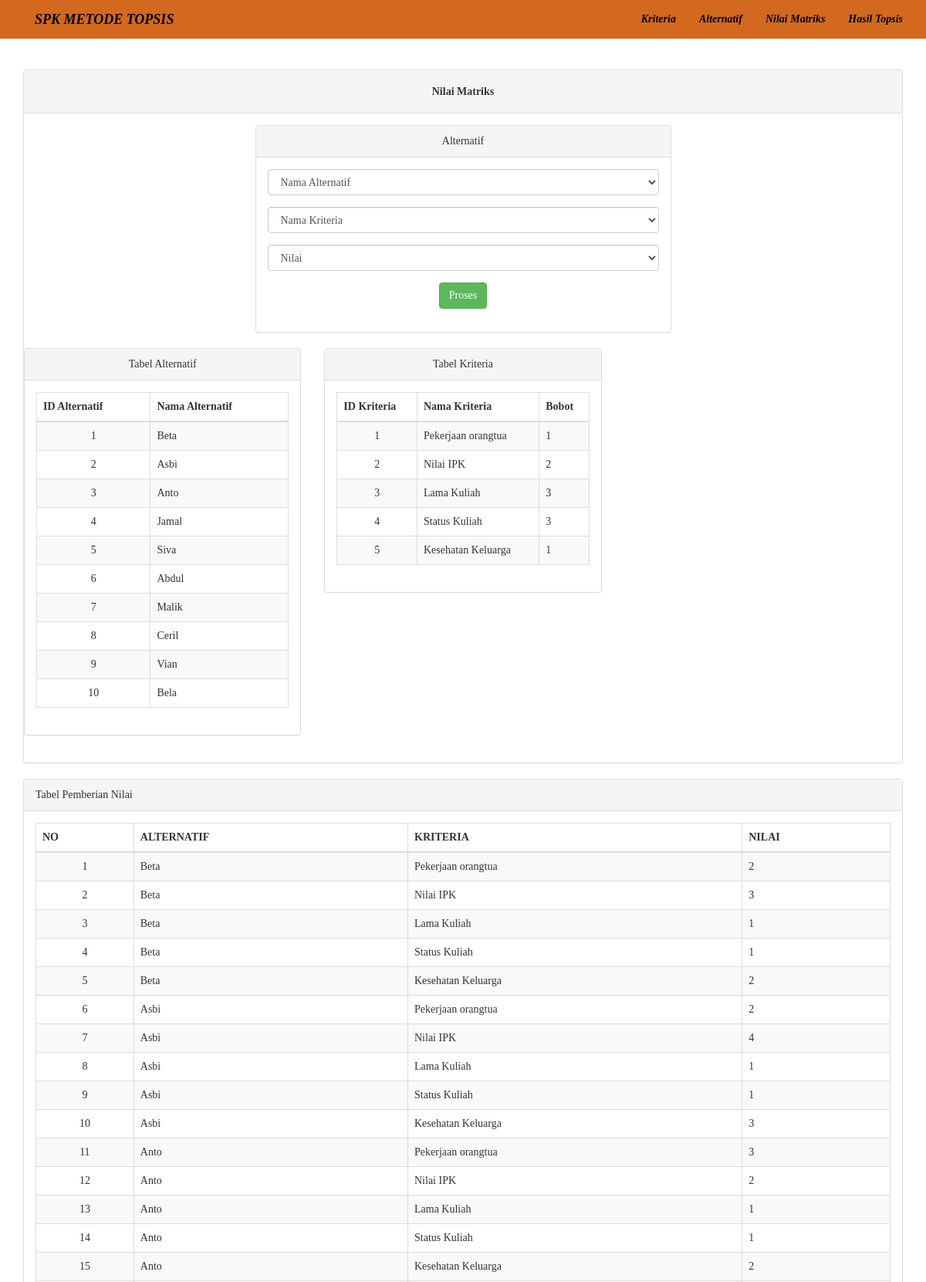
The page /nilmat.php (upper part) on the database its author committed.
### tables this page shows
CREATE TABLE `tab_alternatif` (
  `id_alternatif` int(10) NOT NULL,
  `nama_alternatif` varchar(50) NOT NULL
);

CREATE TABLE `tab_kriteria` (
  `id_kriteria` int(10) NOT NULL,
  `nama_kriteria` varchar(50) NOT NULL,
  `bobot` float NOT NULL,
  `status` varchar(20) NOT NULL
);

CREATE TABLE `tab_topsis` (
  `id_alternatif` int(10) NOT NULL,
  `id_kriteria` int(10) NOT NULL,
  `nilai` float NOT NULL
);

### nilmat.php (the view, shortened to what this page needs)
<?php
include("koneksi.php");
?>
<!DOCTYPE html>
<html>
  <head>
    <link href="tampilan/css/bootstrap.min.css" rel="stylesheet">
    <link href="styles/slider.css" rel="stylesheet" type="text/css" media="all">
  </head>
  <body class="font">
    <nav class="active ">
      <div class="container">
        <div class="navbar-header ">
          <a class="navbar-brand" href="index.php">SPK METODE TOPSIS</a>
        </div>
        <div class="">
          <ul class="nav navbar-nav navbar-right" >
            <li>
              <a href="kriteria.php" class="text-dark">Kriteria</a>
            </li>
            <li>
              <a href="alternatif.php" class="text-dark">Alternatif</a>
            </li>
            <li>
              <a href="nilmat.php" class="text-dark">Nilai Matriks</a>
            </li>
            <li>
              <a href="hastop.php" class="text-dark">Hasil Topsis</a>
            </li>
          </ul>
        </div>
      </div>
    </nav><br><br>
    <div class="container">
      <div class="row">
        <div class="col-lg-12">
          <div class="panel panel-default">
            <div class="panel-heading text-center">
              <h5><b>Nilai Matriks</b></h5>
            </div>
            <div class="panel-body">
              <div class="row">
                <div class="col-lg-6 col-lg-offset-3">
                  <div class="panel panel-default">
                    <div class="panel-heading text-center">
                      Alternatif
                    </div>
                    <div class="panel-body">
                      <div class="row">
                        <div class="col-lg-12">
                          <form class="form" action="tambahnilmat.php" method="post">
                            <div class="form-group">
                              <select class="form-control" name="alter">
                                <option >Nama Alternatif</option>
                              </select>
                            </div>
                            <div class="form-group">
                              <select class="form-control" name="krit">
                                <option>Nama Kriteria</option>
                              </select>
                            </div>
                            <div class="form-group">
                              <select class="form-control" name="nilai">
                                <option>Nilai</option>3
                              </select>
                            </div>
                            <div class="form-group" align="center">
                              <button type="submit" class="btn btn-success">Proses</button>
                            </div>
                          </form>
                        </div>
                      </div>
                    </div>
                  </div>
                </div>
              <div class="row">
                <div class="col-xs-6 col-md-4">
                  <div class="panel panel-default">
                    <div class="panel-heading text-center">
                      Tabel Alternatif
                    </div>
                    <div class="panel-body">
                      <div class="row">
                        <div class="col-lg-12">
                          <?php
                           $sql = $koneksi->query('SELECT * FROM tab_alternatif');
                           ?>
                          <table class="table table-striped table-bordered table-hover">
                            <thead>
                              <tr>
                                <th>ID Alternatif</th>
                                <th>Nama Alternatif</th>
                              </tr>
                            </thead>
                            <tbody>
                              <?php
                              while ($row = $sql->fetch_array()) {
                                echo ("<tr><td align=\"center\">".$row[0]."</td>");
                                echo ("<td align=\"left\">".$row[1]."</td>");
                                echo "</tr>";
                              }
                               ?>
                            </tbody>
                          </table>
                        </div>
                      </div>
                    </div>
                  </div>
                </div>
                <div class="col-xs-6 col-md-4">
                  <div class="panel panel-default">
                    <div class="panel-heading text-center">
                      Tabel Kriteria
                    </div>
                    <div class="panel-body">
                      <div class="row">
                        <div class="col-lg-12">
                          <?php
                          $sql = $koneksi->query('SELECT * FROM tab_kriteria');
                           ?>
                          <table class="table table-striped table-bordered table-hover">
                            <thead>
                              <tr>
                                <th>ID Kriteria</th>
                                <th>Nama Kriteria</th>
                                <th>Bobot</th>
                              </tr>
                            </thead>
                            <tbody>
                              <?php
                              while ($row = $sql->fetch_array()) {
                                echo ("<tr><td align=\"center\">".$row[0]."</td>");
                                echo ("<td align=\"left\">".$row[1]."</td>");
                                echo ("<td align=\"left\">".$row[2]."</td>");
                                echo "</tr>";
                              }
                               ?>
                            </tbody>
                          </table>
                        </div>
                      </div>
                    </div>
                  </div>
                </div>
              </div>
            </div>
          </div>
        </div>
        </div>
        </div>
        </div>
        <div class="container">
          <div class="row">
            <div class="col-lg-12">
              <div class="panel panel-default">
                <div class="panel-heading">
                  Tabel Pemberian Nilai
                </div>
                <div class="panel-body">
                  <?php
                  $sql = $koneksi->query("SELECT * FROM tab_topsis
                  JOIN tab_alternatif ON tab_topsis.id_alternatif=tab_alternatif.id_alternatif
                  JOIN tab_kriteria ON tab_topsis.id_kriteria=tab_kriteria.id_kriteria") or die (mysql_error());
                   ?>
                  <table class="table table-striped table-bordered table-hover">
                    <thead>
                      <tr>
                        <th>NO</th>
                        <th>ALTERNATIF</th>
                        <th>KRITERIA</th>
                        <th>NILAI</th>
                      </tr>
                    </thead>
                    <tbody>
                      <?php
                      $no=1;
                      while ($row = $sql->fetch_array())
                      {
                        $nmkriteria   =$row['nama_kriteria'];
                        echo ("<tr><td align=\"center\">".$no."</td>");
                        echo ("<td align=\"left\">".$row[4]."</td>");
                        echo ("<td align=\"left\">".$nmkriteria."</td>");
                        echo ("<td align=\"left\">".$row[2]."</td>");
                        echo "</tr>";
                        $no++;
                      }
                       ?>
                    </tbody>
                  </table>
                </div>
              </div>
            </div>
          </div>
        </div>
  </body>
</html>

### styles/slider.css (style rules this page uses)
.active { font-weight: bold; font-style: italic; font-family: 'Lucida Sans'; background-color: chocolate; -webkit-text-fill-color: black; }
.font { font-family: 'Lucida Sans Regular'; }

### rows shown on the page
tab_alternatif: id_alternatif "1", nama_alternatif "Beta"
tab_alternatif: id_alternatif "2", nama_alternatif "Asbi"
tab_alternatif: id_alternatif "3", nama_alternatif "Anto"
tab_alternatif: id_alternatif "4", nama_alternatif "Jamal"
tab_alternatif: id_alternatif "5", nama_alternatif "Siva"
tab_alternatif: id_alternatif "6", nama_alternatif "Abdul"
tab_alternatif: id_alternatif "7", nama_alternatif "Malik"
tab_alternatif: id_alternatif "8", nama_alternatif "Ceril"
tab_alternatif: id_alternatif "9", nama_alternatif "Vian"
tab_alternatif: id_alternatif "10", nama_alternatif "Bela"
tab_kriteria: id_kriteria "1", nama_kriteria "Pekerjaan orangtua", bobot "1"
tab_kriteria: id_kriteria "2", nama_kriteria "Nilai IPK", bobot "2"
tab_kriteria: id_kriteria "3", nama_kriteria "Lama Kuliah", bobot "3"
tab_kriteria: id_kriteria "4", nama_kriteria "Status Kuliah", bobot "3"
tab_kriteria: id_kriteria "5", nama_kriteria "Kesehatan Keluarga", bobot "1"
tab_topsis: id_alternatif.nama_alternatif "Beta", id_kriteria.nama_kriteria "Pekerjaan orangtua", nilai "2"
tab_topsis: id_alternatif.nama_alternatif "Beta", id_kriteria.nama_kriteria "Nilai IPK", nilai "3"
tab_topsis: id_alternatif.nama_alternatif "Beta", id_kriteria.nama_kriteria "Lama Kuliah", nilai "1"
tab_topsis: id_alternatif.nama_alternatif "Beta", id_kriteria.nama_kriteria "Status Kuliah", nilai "1"
tab_topsis: id_alternatif.nama_alternatif "Beta", id_kriteria.nama_kriteria "Kesehatan Keluarga", nilai "2"
tab_topsis: id_alternatif.nama_alternatif "Asbi", id_kriteria.nama_kriteria "Pekerjaan orangtua", nilai "2"
tab_topsis: id_alternatif.nama_alternatif "Asbi", id_kriteria.nama_kriteria "Nilai IPK", nilai "4"
tab_topsis: id_alternatif.nama_alternatif "Asbi", id_kriteria.nama_kriteria "Lama Kuliah", nilai "1"
tab_topsis: id_alternatif.nama_alternatif "Asbi", id_kriteria.nama_kriteria "Status Kuliah", nilai "1"
tab_topsis: id_alternatif.nama_alternatif "Asbi", id_kriteria.nama_kriteria "Kesehatan Keluarga", nilai "3"
tab_topsis: id_alternatif.nama_alternatif "Anto", id_kriteria.nama_kriteria "Pekerjaan orangtua", nilai "3"
tab_topsis: id_alternatif.nama_alternatif "Anto", id_kriteria.nama_kriteria "Nilai IPK", nilai "2"
tab_topsis: id_alternatif.nama_alternatif "Anto", id_kriteria.nama_kriteria "Lama Kuliah", nilai "1"
tab_topsis: id_alternatif.nama_alternatif "Anto", id_kriteria.nama_kriteria "Status Kuliah", nilai "1"
tab_topsis: id_alternatif.nama_alternatif "Anto", id_kriteria.nama_kriteria "Kesehatan Keluarga", nilai "2"
